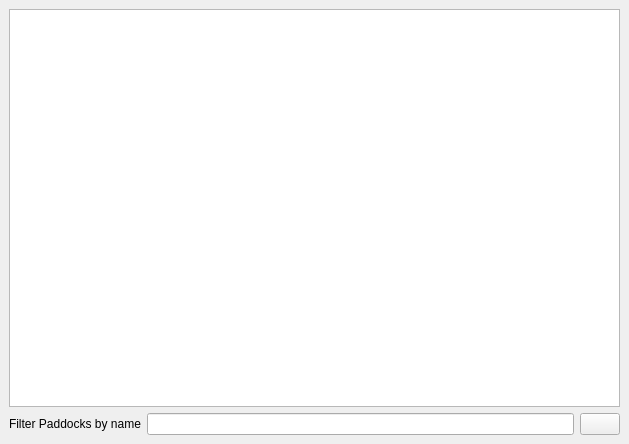
<?xml version="1.0" encoding="UTF-8"?>
<ui version="4.0">
  <class>PaddockViewBase</class>
  <widget class="QDockWidget" name="PaddockViewBase">
    <property name="geometry">
      <rect>
        <x>0</x>
        <y>0</y>
        <width>629</width>
        <height>444</height>
      </rect>
    </property>
    <property name="windowTitle">
      <string>MLA Paddock Power | View Paddocks</string>
    </property>
    <widget class="QWidget" name="dockWidgetContents">
      <layout class="QGridLayout">
        <property name="sizeConstraint">
          <enum>QLayout::SetMaximumSize</enum>
        </property>
        <item row="1" column="0">
          <widget class="PaddockLayerList" name="paddockList"/>
        </item>
        <item row="2" column="0">
          <layout class="QHBoxLayout" name="horizontalLayout">
            <item>
              <widget class="QLabel" name="paddockFilterLabel">
                <property name="text">
                  <string>Filter Paddocks by name</string>
                </property>
              </widget>
            </item>
            <item>
              <widget class="QLineEdit" name="paddockFilterLineEdit"/>
            </item>
            <item>
              <widget class="QPushButton" name="clearPaddockFilterButton">
                <property name="sizePolicy">
                  <sizepolicy hsizetype="Minimum" vsizetype="Minimum">
                    <horstretch>0</horstretch>
                    <verstretch>0</verstretch>
                  </sizepolicy>
                </property>
                <property name="toolTip">
                  <string>Clear Paddock Filter</string>
                </property>
                <property name="text">
                  <string/>
                </property>
                <property name="icon">
                  <iconset>
                    <normaloff>../../../images/item-undo.png</normaloff>../../../images/item-undo.png</iconset>
                </property>
              </widget>
            </item>
          </layout>
        </item>
      </layout>
    </widget>
  </widget>
  <customwidgets>
    <customwidget>
      <class>PaddockLayerList</class>
      <extends>QListView</extends>
      <header>mlapp/src/widgets/feature_list/paddock_layer_list</header>
    </customwidget>
  </customwidgets>
  <resources/>
  <connections/>
</ui>
